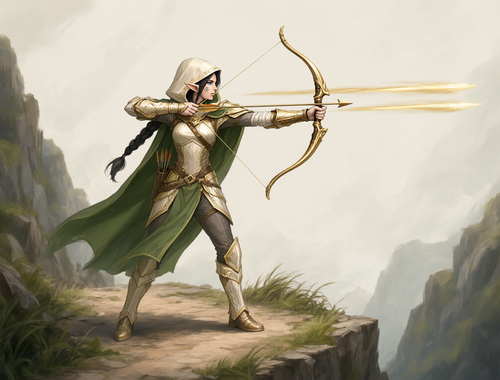
#> input picture src/main/resources/elfprototype/images/cards/attack/Chain_p.png, 500 x 380 px
$ python -i auto_pick.py   (imports and definitions only)
#> lines starting #> are read from the running program, lines starting #| are printed output that depends on the picture
"""Pre-rank downloaded candidates and draw overview sheets for a quick visual pass.

Scores (higher is better), all heuristics; the final choice is made by looking at the sheets:
  cards   - blank border penalty (B1 problem: white / black empty backgrounds), detail (edge energy)
  cursed  - composition similarity to the chosen light face (edge-map correlation), too-dark penalty
  icons   - object size 15-60% of canvas, centred, a single main object
Writes <out>/picks.json ({id: {"seed", "scores"}}) and <out>/sheet_NN.png (6 jobs per sheet, pick framed).
Manual overrides: <out>/overrides.json {id: seed} is applied on top if present.

Usage: python tools/auto_pick.py <downloaded root> <jobs json> <round> <out dir>
"""
import glob
import json
import os
import sys

import numpy as np
from PIL import Image, ImageDraw


def gray(im, size):
    return np.asarray(im.convert("L").resize(size, Image.BILINEAR), dtype=np.float32) / 255.0


def edges(g):
    gx = np.abs(np.diff(g, axis=1))[:-1, :]
    gy = np.abs(np.diff(g, axis=0))[:, :-1]
    return gx + gy


def blank_border(im, count_black=True):
    a = np.asarray(im.convert("RGB").resize((256, 192)), dtype=np.int16)
    b = 10
    strip = np.concatenate([a[:b].reshape(-1, 3), a[-b:].reshape(-1, 3), a[:, :b].reshape(-1, 3), a[:, -b:].reshape(-1, 3)])
    white = (strip.min(axis=1) > 232).mean()
    black = (strip.max(axis=1) < 16).mean()
    return float(max(white, black)) if count_black else float(white)


def score_card(im, count_black=True):
    bb = blank_border(im, count_black)
    detail = float(edges(gray(im, (256, 192))).mean())
    return {"blank_border": round(bb, 3), "detail": round(detail, 4), "score": round(detail * 10 - bb * 3, 4)}


# [93 lines left out: functions score_cursed, score_icon, main, not called in this run]


# [5 lines not run here, left out]

>>> from PIL import Image
>>> picture = Image.open('../src/main/resources/elfprototype/images/cards/attack/Chain_p.png')
#> picture is the input picture: PIL image 500x380 RGB; mean R, G, B 173.5, 167, 148.9
>>> result = score_card(picture)
#> in blank_border, `a = np.asarray(im.convert("RGB").resize((256, 192)), dtype=np.int16)`:
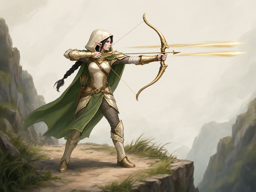
#> a: shape (192, 256, 3) int16; mean R, G, B 173.5, 167, 148.9
#> in blank_border, `white = (strip.min(axis=1) > 232).mean()`: white = 0
#> in blank_border, `black = (strip.max(axis=1) < 16).mean()`: black = 0.000223
#> in gray, `return np.asarray(im.convert("L").resize(size, Image.BILINEAR), dtype=..`:
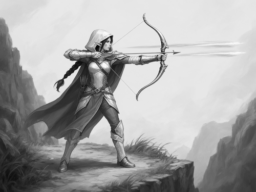
#> returned value: shape (192, 256) float32; min 0.0275, max 0.976, mean 0.654
#> in edges, `gx = np.abs(np.diff(g, axis=1))[:-1, :]`:
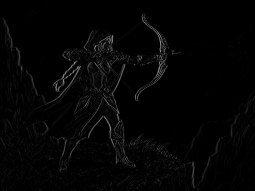
#> gx: shape (191, 255) float32; min 0, max 0.6, mean 0.0192
#> in edges, `gy = np.abs(np.diff(g, axis=0))[:, :-1]`:
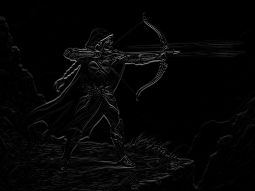
#> gy: shape (191, 255) float32; min 0, max 0.592, mean 0.0217
#> in edges, `return gx + gy`:
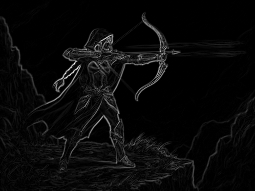
#> returned value: shape (191, 255) float32; min 0, max 1.05, mean 0.0409; drawn with min black and max white
#> in score_card, `detail = float(edges(gray(im, (256, 192))).mean())`: detail = 0.0409
#> result = {'blank_border': 0, 'detail': 0.0409, 'score': 0.409}
